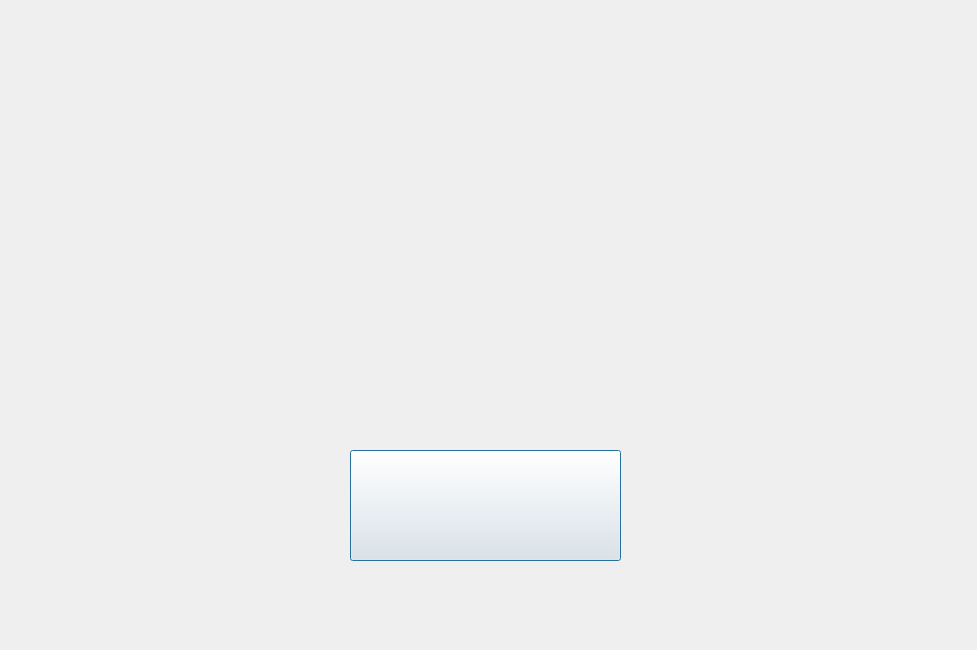
<?xml version="1.0" encoding="UTF-8"?>
<ui version="4.0">
 <class>StartScreen</class>
 <widget class="QDialog" name="StartScreen">
  <property name="geometry">
   <rect>
    <x>0</x>
    <y>0</y>
    <width>977</width>
    <height>650</height>
   </rect>
  </property>
  <property name="windowTitle">
   <string>Dialog</string>
  </property>
  <widget class="QPushButton" name="pushButton">
   <property name="geometry">
    <rect>
     <x>350</x>
     <y>450</y>
     <width>271</width>
     <height>111</height>
    </rect>
   </property>
   <property name="styleSheet">
    <string notr="true">border-image:url(:/textures/new_game_button.png)</string>
   </property>
   <property name="text">
    <string/>
   </property>
  </widget>
  <widget class="QLabel" name="label">
   <property name="geometry">
    <rect>
     <x>-10</x>
     <y>0</y>
     <width>991</width>
     <height>651</height>
    </rect>
   </property>
   <property name="styleSheet">
    <string notr="true">border-image: url(:/textures/startscreen.png)</string>
   </property>
   <property name="text">
    <string/>
   </property>
  </widget>
  <zorder>label</zorder>
  <zorder>pushButton</zorder>
 </widget>
 <resources/>
 <connections/>
</ui>
